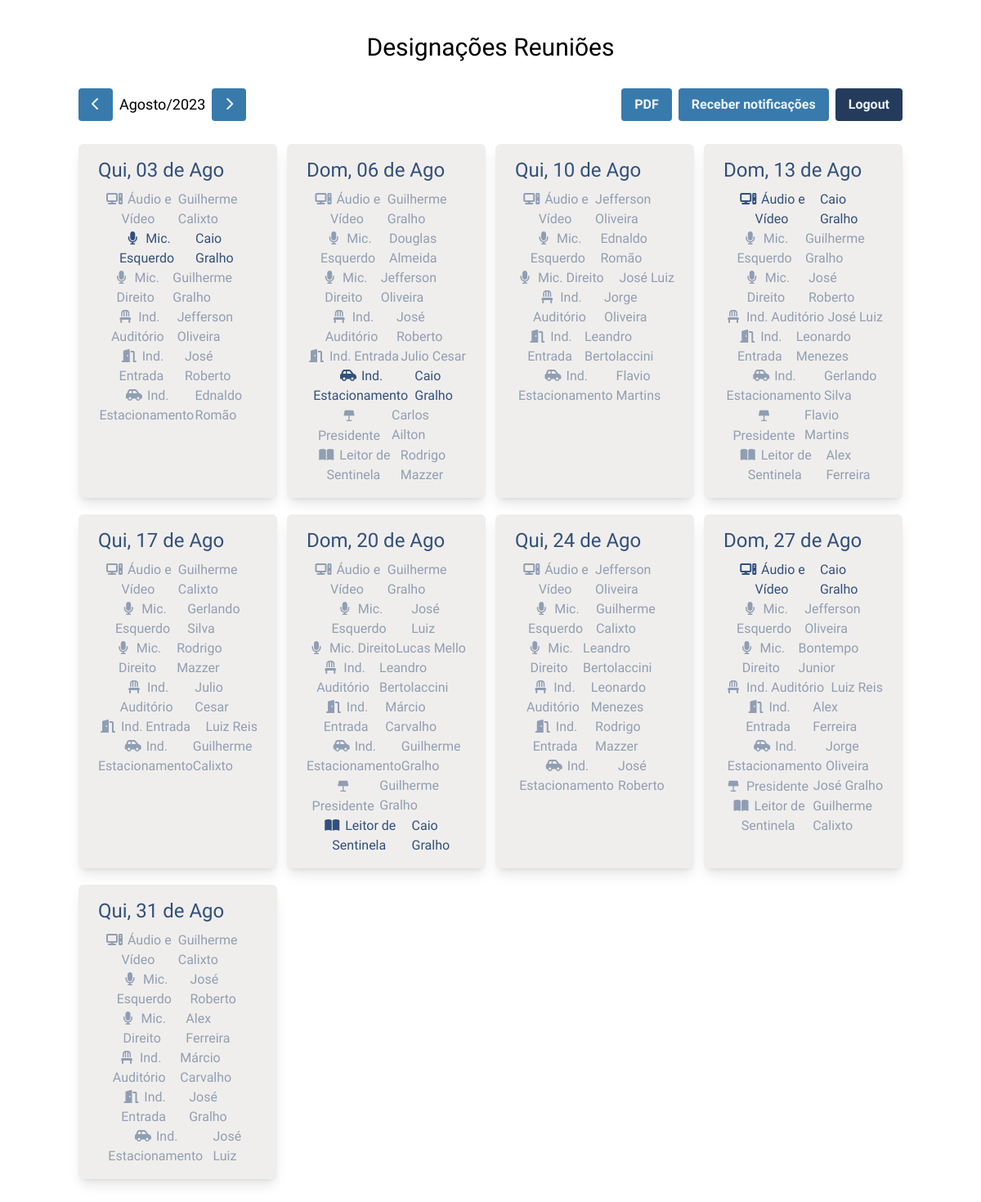
The app's page /?month=-1 (signed in) with its own data.
### volunteers/models.py (models this page shows, shortened)
class Person(models.Model):
    name = models.CharField(max_length=100, null=True, blank=True)
    status = models.BooleanField(default=True)
    user = models.OneToOneField(User, null=True, blank=True, on_delete=models.SET_NULL)
    class Meta:
        verbose_name_plural = 'people'
        ordering = ('name',)

### assignments/models.py (models this page shows, shortened)
class Assignment(models.Model):
    MICROPHONE_LEFT = 'ML'
    MICROPHONE_RIGHT = 'MR'
    INDICATOR_AUDITORIUM = 'IA'
    INDICATOR_ENTRANCE = 'IE'
    INDICATOR_PARKING = 'IP'
    AUDIO_VIDEO = 'AV'
    FIELD_CONDUCTOR = 'FC'
    READ_WATCHTOWER = 'RW'
    PUBLIC_MEETING_CONDUCTOR = 'MC'
    ASSIGNMENT_CHOICES = [
        (MICROPHONE_LEFT, 'Microfone Direito'),
        (MICROPHONE_RIGHT, 'Microfone Esquerdo'),
        (INDICATOR_AUDITORIUM, 'Indicador Auditório'),
        (INDICATOR_ENTRANCE, 'Indicador Entrada'),
        (INDICATOR_PARKING, 'Indicador Estacionamento'),
        (AUDIO_VIDEO, 'Áudio e Vídeo'),
        (FIELD_CONDUCTOR, 'Dirigente de Campo'),
        (READ_WATCHTOWER, 'Leitor de Sentinela'),
        (PUBLIC_MEETING_CONDUCTOR, 'Presidente'),
    ]
    date = models.DateField()
    assignee = models.ForeignKey(Person, on_delete=models.DO_NOTHING)
    assignment = models.CharField(
        max_length=2,
        choices=ASSIGNMENT_CHOICES
    )

### assignments/views.py (the view, shortened to what this page needs)
# urls.py: path("", views.index, name="assignments"),
@login_required(login_url='assignments.login')
def index(request):
    is_pdf = 'pdf' in request.GET
    month = int(request.GET.get('month', 0))
    base_date = datetime.now() + relativedelta(months=month)
    period_start, period_end = get_first_and_last_days_of_month(base_date=base_date)
    show_assignments = [
        Assignment.MICROPHONE_LEFT,
        Assignment.MICROPHONE_RIGHT,
        Assignment.AUDIO_VIDEO,
        Assignment.INDICATOR_PARKING,
        Assignment.INDICATOR_ENTRANCE,
        Assignment.INDICATOR_AUDITORIUM,
        Assignment.READ_WATCHTOWER,
        Assignment.PUBLIC_MEETING_CONDUCTOR
    ]
    meetings = get_period_meetings(
        period_start,
        period_end,
        show_assignments
    )
    next_meeting = get_next_meeting_day(date.today(), allow_same_day=True)
    pdf_url = request.get_full_path()
    if '?' in pdf_url:
        pdf_url = f'{pdf_url}&pdf'
    else:
        pdf_url = f'{pdf_url}?pdf'
    data = {
        'meetings': meetings,
        'next_meeting': next_meeting,
        'month': month,
        'base_date': base_date,
        'pdf_url': pdf_url
    }
    return render(request, 'assignments/index.html', data)

### assignments/service.py (called while the page is built)
def get_period_meetings(period_start, period_end, assignment_filter=None):
    assignments = get_period_assignments(period_start, period_end, assignment_filter)
    assignments.order_by('assignment')
    meetings = get_meeting_days(period_start, period_end)
    for meeting in meetings:
        meeting_assignments = assignments.filter(date=meeting['date'])
        meeting['assignments'] = {assignment.assignment: assignment.assignee for assignment in meeting_assignments}
    return [meeting for meeting in meetings if len(list(meeting['assignments'])) > 0]

def get_period_assignments(period_start, period_end, assignment_filter=None):
    assignments = Assignment.objects\
        .filter(date__gte=period_start)\
        .filter(date__lte=period_end)
    if assignment_filter:
        assignments = assignments.filter(assignment__in=assignment_filter)
    return assignments

def get_next_meeting_day(date, allow_same_day=False):
    configs = Config.objects.filter(config__endswith='meeting')
    next_meeting = None
    for config in configs:
        next_day = utils.go_to_next_weekday(date, config.value, allow_same_day)
        if not next_meeting or next_meeting > next_day:
            next_meeting = next_day
    return next_meeting

### assignments/templatetags/assignment_full_name.py (called while the page is built)
@register.filter
def get_assignment_full_name(value):
    return [choice[1] for choice in Assignment.ASSIGNMENT_CHOICES if choice[0] == value][0]

@register.filter
def get_assignement_abreviated_name(value):
    name = get_assignment_full_name(value)
    return name.replace('Indicador', 'Ind.').replace('Microfone', 'Mic.')

### assignments/templatetags/assignment_icons.py (called while the page is built)
@register.filter
def get_assignment_icon(value):
    if value == Assignment.MICROPHONE_LEFT or value == Assignment.MICROPHONE_RIGHT:
        return 'fa-solid fa-microphone'
    elif value == Assignment.READ_WATCHTOWER:
        return 'fa-solid fa-book-open'
    elif value == Assignment.PUBLIC_MEETING_CONDUCTOR:
        return 'ri-keynote-fill'
    elif value == Assignment.INDICATOR_ENTRANCE:
        return 'fa-solid fa-door-open'
    elif value == Assignment.INDICATOR_PARKING:
        return 'fa-solid fa-car-side'
    elif value == Assignment.INDICATOR_AUDITORIUM:
        return 'fa-solid fa-chair'
    elif value == Assignment.AUDIO_VIDEO:
        return 'fa-solid fa-computer'
    return ''

### utils.py (called while the page is built)
def translate_weekday(weekday):
    days = {'Monday': 0, 'Tuesday': 1, 'Wednesday': 2, 'Thursday': 3, 'Friday': 4, 'Saturday': 5, 'Sunday': 6}
    return days[weekday]

### assignments/templates/assignments/index.html (shortened to what this page needs)
{% extends "base.html" %}
{% load webpush_notifications i18n assignment_icons assignment_full_name %}
{% block content %}
    <div class="content">
        <h2 class="title">Designações Reuniões</h2>
        <div class="flex flex-col justify-start md:justify-between md:flex-row mb-3">
            <div class="flex items-center w-full md:w-fit justify-between">
                <a class="block btn btn-main mb-4" href="{% url 'assignments' %}?month={{ month|add:-1 }}">
                    <i class="fa-solid fa-chevron-left"></i>
                </a>
                <div class="mx-2 text-lg mb-4">{{ base_date|date:'F/Y' }}</div>
                <a class="block btn btn-main mb-4" href="{% url 'assignments' %}?month={{ month|add:1 }}">
                    <i class="fa-solid fa-chevron-right"></i>
                </a>
            </div>
            <div class="flex flex-col md:flex-row">
                <a class="block btn btn-main mb-4 text-center" href="{{ pdf_url }}">
                    PDF
                </a>
                <button id="webpush-subscribe-button" class="btn btn-main mb-4 ml-0 md:ml-2" data-url="/designacoes/webpush/save_information">
                    Receber notificações
                </button>
                <a href="{% url 'assignments.logout' %}"
                   class="block btn bg-shade-dark-700 text-main-50 hover:bg-shade-dark-800 ml-0 md:ml-2 mb-4 text-center">
                    Logout
                </a>
            </div>
        </div>
        <div class="assignment-card-list">
            {% for meeting in meetings %}
                <div class="assignment-card {% if next_meeting == meeting.date.date %}next-meeting{% endif %}">
                    <h3 class="subtitle mb-0">
                        {{ meeting.date|date:'D, d \d\e M' }}
                    </h3>
                    <div class="assignments mt-2">
                        {% for assignment, assignee in meeting.assignments.items %}
                            <div class="assignment {% if user.id != assignee.user_id %}opacity-50{% endif %}">
                                <div class="assignment-icon">
                                    <div class="inline-block w-6"><i class="{{ assignment | get_assignment_icon }}"></i>
                                    </div>
                                    {{ assignment | get_assignement_abreviated_name }}
                                </div>
                                <div class="assignee">
                                    {{ assignee.name|default:"-" }}
                                </div>
                            </div>
                        {% endfor %}
                    </div>
                </div>
            {% empty %}
                <h1 class="text-4xl text-center col-span-full mt-10">Não há designações para o mês escolhido</h1>
            {% endfor %}
        </div>
    </div>
{% endblock %}

### records on screen
Person: assignment "Áudio e Vídeo", name "Guilherme Calixto", assignment "Ind. Estacionamento", assignment "Mic. Esquerdo", assignment "Leitor de Sentinela"
Person: assignment "Mic. Esquerdo", name "Caio Gralho", assignment "Ind. Estacionamento", assignment "Áudio e Vídeo", assignment "Leitor de Sentinela"
Person: assignment "Mic. Direito", name "Guilherme Gralho", assignment "Áudio e Vídeo", assignment "Mic. Esquerdo", assignment "Ind. Estacionamento", assignment "Presidente"
Person: assignment "Ind. Auditório", name "Jefferson Oliveira", assignment "Mic. Direito", assignment "Áudio e Vídeo", assignment "Mic. Esquerdo"
Person: assignment "Ind. Entrada", name "José Roberto", assignment "Ind. Auditório", assignment "Mic. Direito", assignment "Ind. Estacionamento", assignment "Mic. Esquerdo"
Person: assignment "Ind. Estacionamento", name "Ednaldo Romão", assignment "Mic. Esquerdo"
Person: assignment "Mic. Esquerdo", name "Douglas Almeida"
Person: assignment "Ind. Entrada", name "Julio Cesar", assignment "Ind. Auditório"
Person: assignment "Presidente", name "Carlos Ailton"
Person: assignment "Leitor de Sentinela", name "Rodrigo Mazzer", assignment "Mic. Direito", assignment "Ind. Entrada"
Person: assignment "Mic. Direito", name "José Luiz", assignment "Ind. Auditório", assignment "Mic. Esquerdo", assignment "Ind. Estacionamento"
Person: assignment "Ind. Auditório", name "Jorge Oliveira", assignment "Ind. Estacionamento"
Person: assignment "Ind. Entrada", name "Leandro Bertolaccini", assignment "Ind. Auditório", assignment "Mic. Direito"
Person: assignment "Ind. Estacionamento", name "Flavio Martins", assignment "Presidente"
Person: assignment "Ind. Entrada", name "Leonardo Menezes", assignment "Ind. Auditório"
Person: assignment "Ind. Estacionamento", name "Gerlando Silva", assignment "Mic. Esquerdo"
Person: assignment "Leitor de Sentinela", name "Alex Ferreira", assignment "Ind. Entrada", assignment "Mic. Direito"
Person: assignment "Ind. Entrada", name "Luiz Reis", assignment "Ind. Auditório"
Person: assignment "Mic. Direito", name "Lucas Mello"
Person: assignment "Ind. Entrada", name "Márcio Carvalho", assignment "Ind. Auditório"
Person: assignment "Mic. Direito", name "Bontempo Junior"
Person: assignment "Presidente", name "José Gralho", assignment "Ind. Entrada"

### other values on screen
{{ base_date|date:'F/Y' }} "Agosto/2023"
{{ meeting.date|date:'D, d \d\e M' }} "Qui, 03 de Ago" "Dom, 06 de Ago" "Qui, 10 de Ago" "Dom, 13 de Ago" "Qui, 17 de Ago" "Dom, 20 de Ago" "Qui, 24 de Ago" "Dom, 27 de Ago" "Qui, 31 de Ago"
